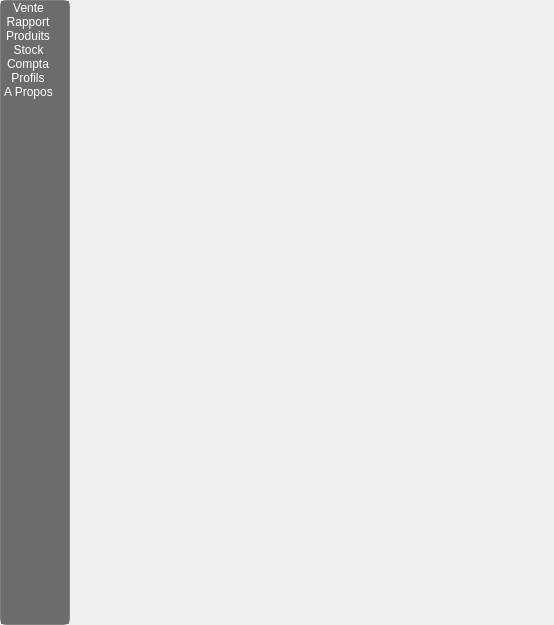
<?xml version="1.0" encoding="UTF-8"?>
<ui version="4.0">
 <class>MainWindow</class>
 <widget class="QMainWindow" name="MainWindow">
  <property name="geometry">
   <rect>
    <x>0</x>
    <y>0</y>
    <width>554</width>
    <height>625</height>
   </rect>
  </property>
  <property name="sizePolicy">
   <sizepolicy hsizetype="Expanding" vsizetype="Expanding">
    <horstretch>0</horstretch>
    <verstretch>0</verstretch>
   </sizepolicy>
  </property>
  <property name="windowIcon">
   <iconset resource="resources.qrc">
    <normaloff>:/main/logo.png</normaloff>:/main/logo.png</iconset>
  </property>
  <widget class="QWidget" name="centralwidget">
   <layout class="QVBoxLayout" name="verticalLayout">
    <property name="spacing">
     <number>0</number>
    </property>
    <property name="leftMargin">
     <number>0</number>
    </property>
    <property name="topMargin">
     <number>0</number>
    </property>
    <property name="rightMargin">
     <number>0</number>
    </property>
    <property name="bottomMargin">
     <number>0</number>
    </property>
    <item>
     <layout class="QHBoxLayout" name="hlyt_midle_">
      <property name="spacing">
       <number>0</number>
      </property>
      <item>
       <widget class="QListWidget" name="listwgt">
        <property name="sizePolicy">
         <sizepolicy hsizetype="Preferred" vsizetype="Expanding">
          <horstretch>0</horstretch>
          <verstretch>0</verstretch>
         </sizepolicy>
        </property>
        <property name="maximumSize">
         <size>
          <width>70</width>
          <height>16777215</height>
         </size>
        </property>
        <property name="palette">
         <palette>
          <active>
           <colorrole role="Button">
            <brush brushstyle="SolidPattern">
             <color alpha="255">
              <red>108</red>
              <green>108</green>
              <blue>108</blue>
             </color>
            </brush>
           </colorrole>
           <colorrole role="Text">
            <brush brushstyle="SolidPattern">
             <color alpha="255">
              <red>255</red>
              <green>255</green>
              <blue>255</blue>
             </color>
            </brush>
           </colorrole>
           <colorrole role="Base">
            <brush brushstyle="SolidPattern">
             <color alpha="255">
              <red>108</red>
              <green>108</green>
              <blue>108</blue>
             </color>
            </brush>
           </colorrole>
           <colorrole role="Window">
            <brush brushstyle="SolidPattern">
             <color alpha="255">
              <red>108</red>
              <green>108</green>
              <blue>108</blue>
             </color>
            </brush>
           </colorrole>
          </active>
          <inactive>
           <colorrole role="Button">
            <brush brushstyle="SolidPattern">
             <color alpha="255">
              <red>108</red>
              <green>108</green>
              <blue>108</blue>
             </color>
            </brush>
           </colorrole>
           <colorrole role="Text">
            <brush brushstyle="SolidPattern">
             <color alpha="255">
              <red>255</red>
              <green>255</green>
              <blue>255</blue>
             </color>
            </brush>
           </colorrole>
           <colorrole role="Base">
            <brush brushstyle="SolidPattern">
             <color alpha="255">
              <red>108</red>
              <green>108</green>
              <blue>108</blue>
             </color>
            </brush>
           </colorrole>
           <colorrole role="Window">
            <brush brushstyle="SolidPattern">
             <color alpha="255">
              <red>108</red>
              <green>108</green>
              <blue>108</blue>
             </color>
            </brush>
           </colorrole>
          </inactive>
          <disabled>
           <colorrole role="Button">
            <brush brushstyle="SolidPattern">
             <color alpha="255">
              <red>108</red>
              <green>108</green>
              <blue>108</blue>
             </color>
            </brush>
           </colorrole>
           <colorrole role="Text">
            <brush brushstyle="SolidPattern">
             <color alpha="255">
              <red>119</red>
              <green>120</green>
              <blue>120</blue>
             </color>
            </brush>
           </colorrole>
           <colorrole role="Base">
            <brush brushstyle="SolidPattern">
             <color alpha="255">
              <red>108</red>
              <green>108</green>
              <blue>108</blue>
             </color>
            </brush>
           </colorrole>
           <colorrole role="Window">
            <brush brushstyle="SolidPattern">
             <color alpha="255">
              <red>108</red>
              <green>108</green>
              <blue>108</blue>
             </color>
            </brush>
           </colorrole>
          </disabled>
         </palette>
        </property>
        <property name="mouseTracking">
         <bool>true</bool>
        </property>
        <property name="focusPolicy">
         <enum>Qt::ClickFocus</enum>
        </property>
        <property name="styleSheet">
         <string notr="true">background-image: url(:/backgroung/bgimage);
border: 1px solid gray;
border-radius: 6px;</string>
        </property>
        <property name="inputMethodHints">
         <set>Qt::ImhSensitiveData</set>
        </property>
        <property name="frameShape">
         <enum>QFrame::NoFrame</enum>
        </property>
        <property name="verticalScrollBarPolicy">
         <enum>Qt::ScrollBarAlwaysOff</enum>
        </property>
        <property name="horizontalScrollBarPolicy">
         <enum>Qt::ScrollBarAlwaysOff</enum>
        </property>
        <property name="sizeAdjustPolicy">
         <enum>QAbstractScrollArea::AdjustToContents</enum>
        </property>
        <property name="editTriggers">
         <set>QAbstractItemView::NoEditTriggers</set>
        </property>
        <property name="tabKeyNavigation">
         <bool>true</bool>
        </property>
        <property name="showDropIndicator" stdset="0">
         <bool>true</bool>
        </property>
        <property name="dragDropMode">
         <enum>QAbstractItemView::DragDrop</enum>
        </property>
        <property name="selectionBehavior">
         <enum>QAbstractItemView::SelectRows</enum>
        </property>
        <property name="iconSize">
         <size>
          <width>60</width>
          <height>60</height>
         </size>
        </property>
        <property name="textElideMode">
         <enum>Qt::ElideNone</enum>
        </property>
        <property name="flow">
         <enum>QListView::LeftToRight</enum>
        </property>
        <property name="isWrapping" stdset="0">
         <bool>true</bool>
        </property>
        <property name="resizeMode">
         <enum>QListView::Adjust</enum>
        </property>
        <property name="spacing">
         <number>10</number>
        </property>
        <property name="viewMode">
         <enum>QListView::IconMode</enum>
        </property>
        <property name="uniformItemSizes">
         <bool>true</bool>
        </property>
        <property name="selectionRectVisible">
         <bool>true</bool>
        </property>
        <property name="currentRow">
         <number>-1</number>
        </property>
        <item>
         <property name="text">
          <string>Vente</string>
         </property>
         <property name="toolTip">
          <string>Effectiuer la vente des articles</string>
         </property>
         <property name="font">
          <font>
           <weight>50</weight>
           <bold>false</bold>
          </font>
         </property>
         <property name="textAlignment">
          <set>AlignHCenter|AlignTop</set>
         </property>
         <property name="icon">
          <iconset resource="mainwindow.qrc">
           <normaloff>:/images/sale</normaloff>:/images/sale</iconset>
         </property>
        </item>
        <item>
         <property name="text">
          <string>Rapport</string>
         </property>
         <property name="toolTip">
          <string>Consulter l'historique des Ventes</string>
         </property>
         <property name="font">
          <font>
           <weight>50</weight>
           <bold>false</bold>
          </font>
         </property>
         <property name="textAlignment">
          <set>AlignHCenter|AlignTop</set>
         </property>
         <property name="icon">
          <iconset resource="mainwindow.qrc">
           <normaloff>:/images/stat</normaloff>:/images/stat</iconset>
         </property>
        </item>
        <item>
         <property name="text">
          <string>Produits</string>
         </property>
         <property name="toolTip">
          <string>Gestion des Articles</string>
         </property>
         <property name="font">
          <font>
           <weight>50</weight>
           <bold>false</bold>
          </font>
         </property>
         <property name="textAlignment">
          <set>AlignHCenter|AlignTop</set>
         </property>
         <property name="icon">
          <iconset resource="mainwindow.qrc">
           <normaloff>:/images/recherche</normaloff>:/images/recherche</iconset>
         </property>
        </item>
        <item>
         <property name="text">
          <string>Stock</string>
         </property>
         <property name="toolTip">
          <string>Définir les stocks de produis, faire les inventaires</string>
         </property>
         <property name="font">
          <font>
           <weight>50</weight>
           <bold>false</bold>
          </font>
         </property>
         <property name="textAlignment">
          <set>AlignHCenter|AlignTop</set>
         </property>
         <property name="icon">
          <iconset resource="mainwindow.qrc">
           <normaloff>:/images/stock</normaloff>:/images/stock</iconset>
         </property>
        </item>
        <item>
         <property name="text">
          <string>Compta</string>
         </property>
         <property name="toolTip">
          <string>Comptabiliter</string>
         </property>
         <property name="font">
          <font>
           <weight>50</weight>
           <bold>false</bold>
          </font>
         </property>
         <property name="textAlignment">
          <set>AlignHCenter|AlignTop</set>
         </property>
         <property name="icon">
          <iconset resource="mainwindow.qrc">
           <normaloff>:/images/paiement</normaloff>:/images/paiement</iconset>
         </property>
        </item>
        <item>
         <property name="text">
          <string>Profils</string>
         </property>
         <property name="toolTip">
          <string>Gérer les profils utilisateurs</string>
         </property>
         <property name="font">
          <font>
           <weight>50</weight>
           <bold>false</bold>
          </font>
         </property>
         <property name="textAlignment">
          <set>AlignHCenter|AlignTop</set>
         </property>
         <property name="icon">
          <iconset resource="mainwindow.qrc">
           <normaloff>:/images/user</normaloff>:/images/user</iconset>
         </property>
        </item>
        <item>
         <property name="text">
          <string>A Propos</string>
         </property>
         <property name="font">
          <font>
           <weight>50</weight>
           <bold>false</bold>
          </font>
         </property>
         <property name="textAlignment">
          <set>AlignHCenter|AlignTop</set>
         </property>
         <property name="icon">
          <iconset resource="mainwindow.qrc">
           <normaloff>:/images/help</normaloff>:/images/help</iconset>
         </property>
        </item>
       </widget>
      </item>
      <item>
       <widget class="QStackedWidget" name="stackwgt">
        <property name="autoFillBackground">
         <bool>false</bool>
        </property>
        <property name="currentIndex">
         <number>-1</number>
        </property>
       </widget>
      </item>
     </layout>
    </item>
   </layout>
  </widget>
 </widget>
 <resources>
  <include location="resources.qrc"/>
  <include location="mainwindow.qrc"/>
 </resources>
 <connections/>
</ui>
